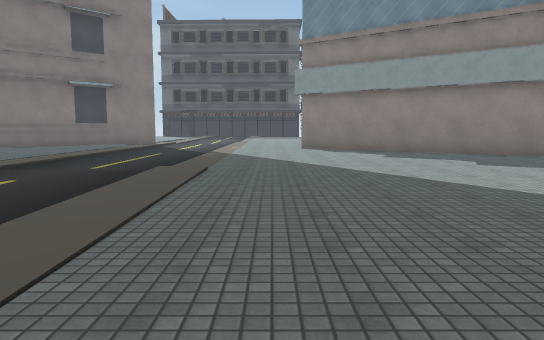
[1] (above)

24 first-person views from a walk through a 3-D level made in the Unity game engine. The camera is 1.3 m above the floor, tilts 6° down and sees 70° across. The floor is counted in squares, 2 m on a side. Each view is taken from the middle of a square. On the plan, view 1 faces up. The plan holds only what a view shows up to about 11 squares ahead; the rest is blank. The place goes on beyond the plan. The player is left out. Some surface patterns are stand-ins.

[2]
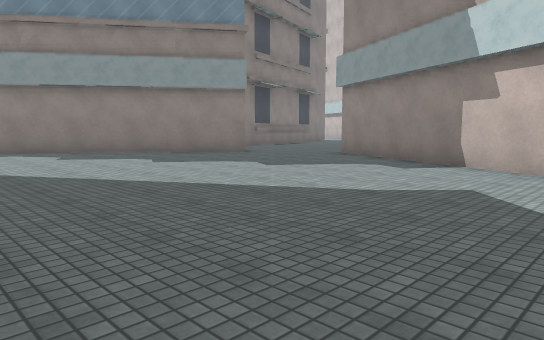

[3]
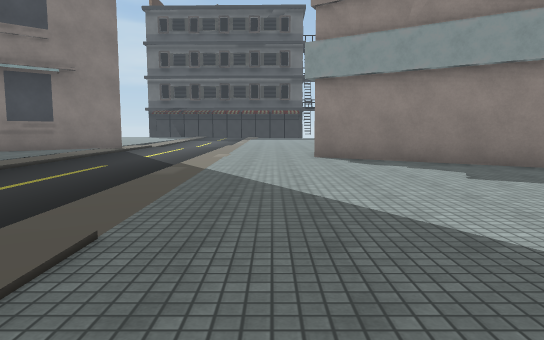

[4]
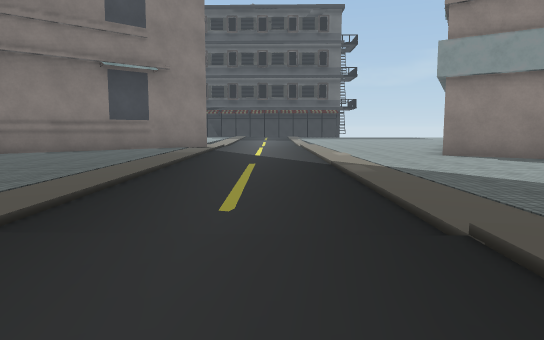

[5]
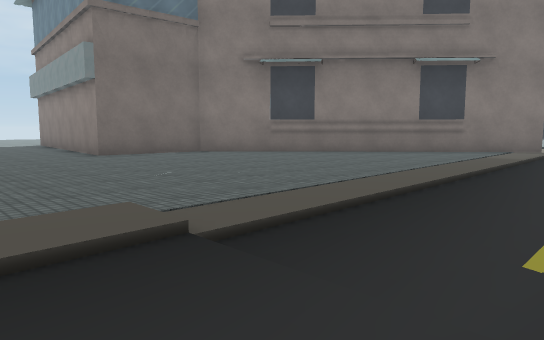

[6]
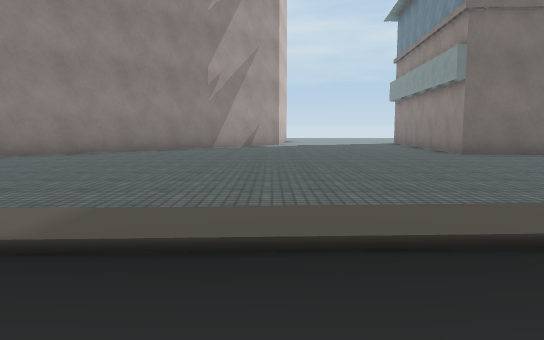

[7]
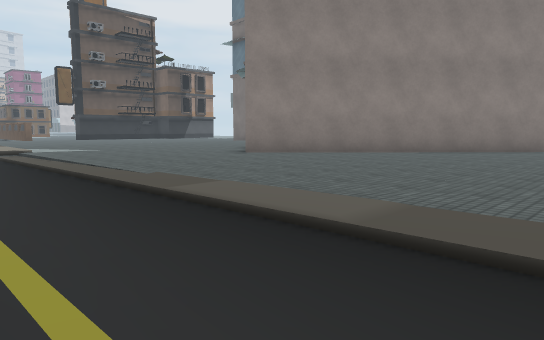

[8]
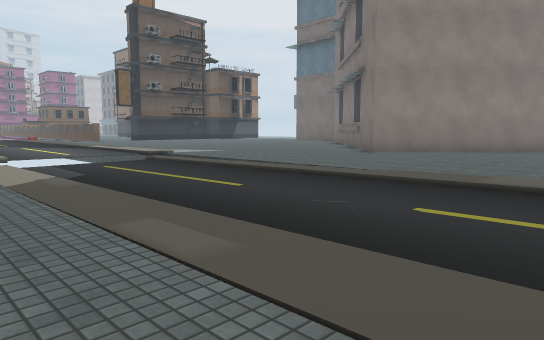

[9]
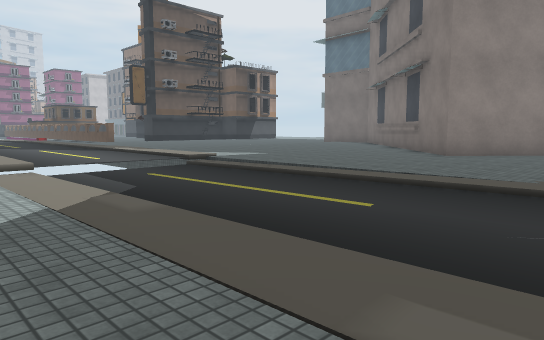

[10]
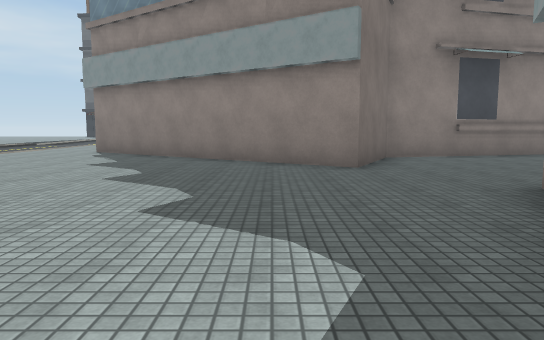

[11]
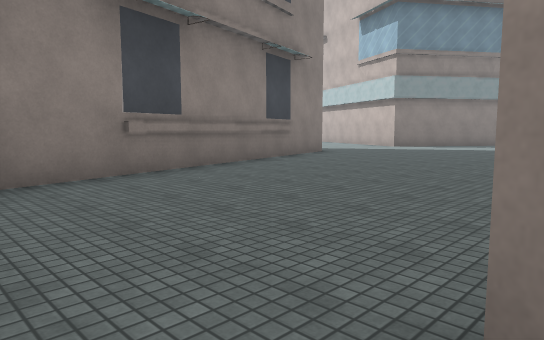

[12]
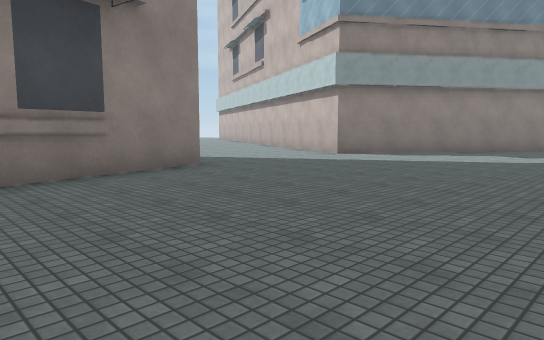

[13]
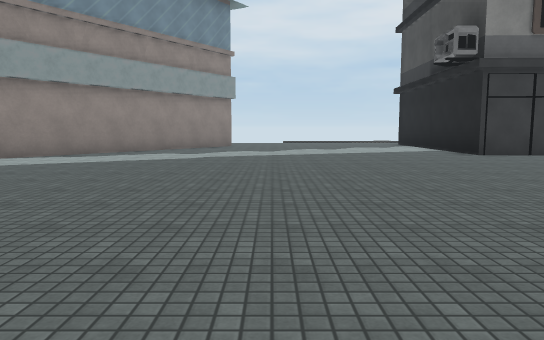

[14]
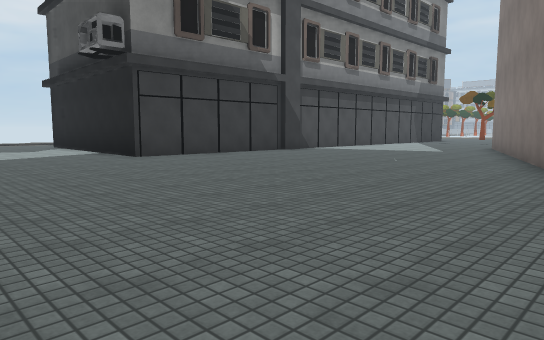

[15]
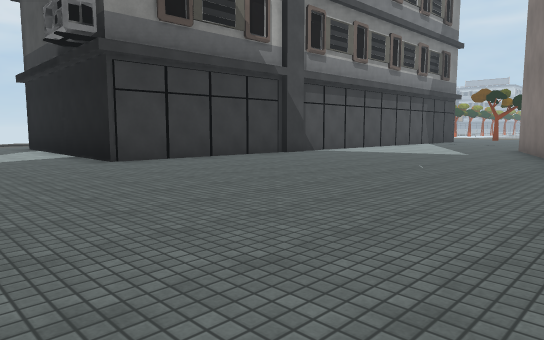

[16]
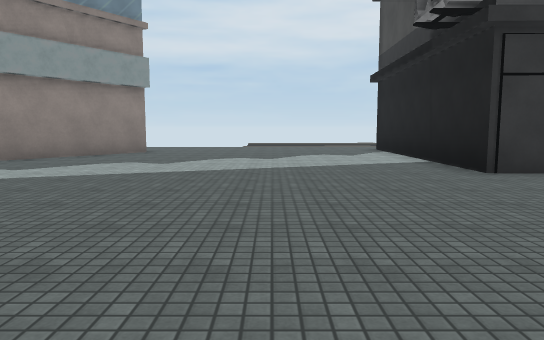

[17]
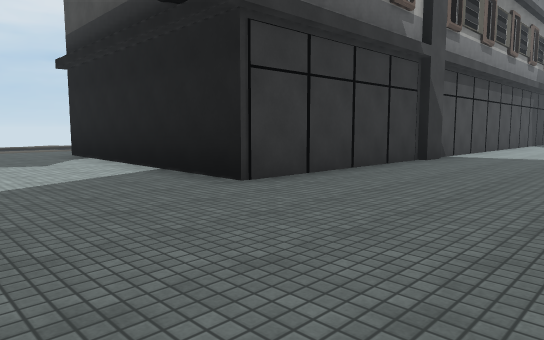

[18]
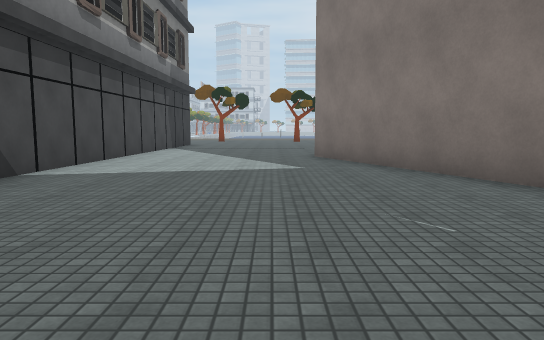

[19]
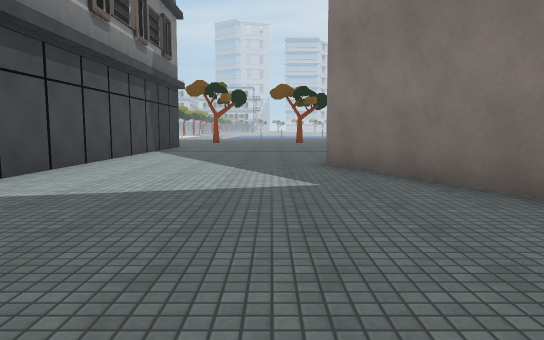

[20]
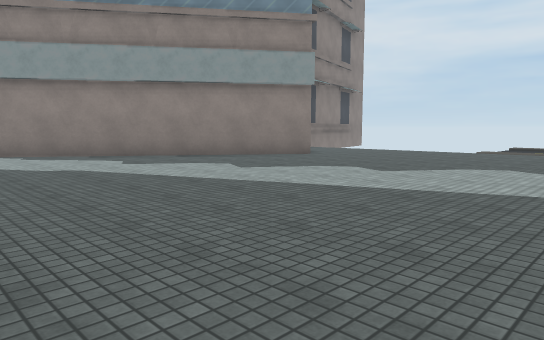

[21]
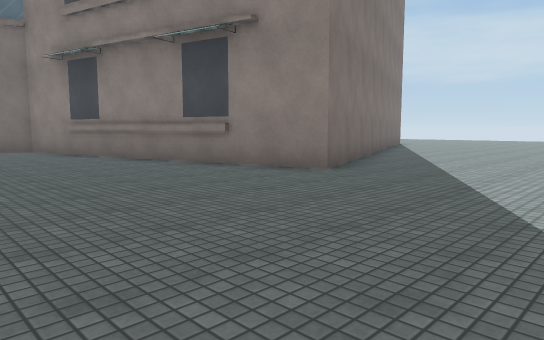

[22]
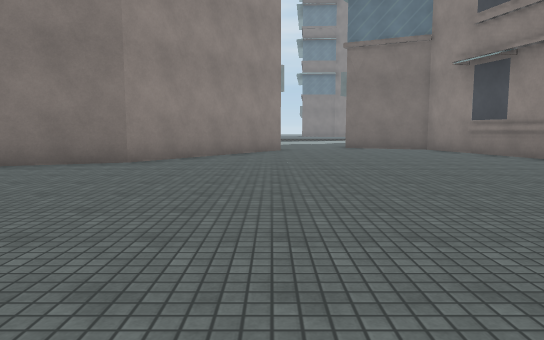

[23]
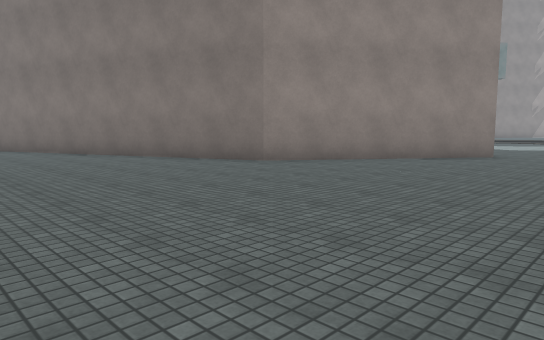

[24]
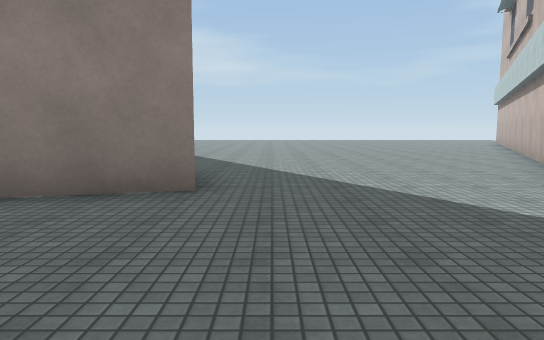

### Floor plan
Key: @ floor where view 1 was taken; # wall or solid block; . main floor; - floor 0.25 m lower than the main floor; / step, stairs or slope.
Columns run from 16 left of view 1 to 29 right of it. Each row starts with its distance up from view 1.
 17          ##/                   #........#
 16         ##./                   ##......
 15        ## ./--/...              #......
 14       ##.../--/...              ##....#
 13     ###..../--/..###          ####....##
 12     #....../--/....##    ######........###
 11    ##....../--/.....##  ##.# ............##
 10    #......./--/......####.................##
  9  ###......./--/........#...................##.
  8 .........../--/...............................
  7 .........../--/...............................
  6   ........//../..........#....................
  5   ........//../..........###..................
  4   ........//../.........## ##.................
  3   ........./../.........#   ##................
  2 #........../.-//.......##    ##........###....
  1 ##........./--//.......#      #........# #####
  0  ##......../--//@...          #........#
 -1   ##......./--//.             ##.......#
 -2    ##....../--//.              #.......#
 -3     ##...../--//.              ##......#
 -4      ##..../--//                #......#
 -5      #...../--//                #......#
 -6       ...../--//                ##.....#
 -7        ..../--//                 #.....#
 -8         ..//..//                 #.....#
 -9          .//../                   .....#
-10           //../                   .....#
-11            /../                   .....#
-12              ./                       ##

Positions as (right, up) in squares from view 1, and headings:
1: (0, 0), facing up
2: (0, 0), facing up-right
3: (0, 4), facing up
4: (-3, 4), facing up
5: (-3, 5), facing up-left
6: (-3, 4), facing left
7: (-3, 4), facing down-left
8: (0, 2), facing down-left
9: (0, 0), facing down-left
10: (6, 2), facing up
11: (8, 6), facing up-right
12: (13, 7), facing up-right
13: (13, 7), facing right
14: (14, 6), facing down-right
15: (15, 5), facing down-right
16: (17, 5), facing right
17: (19, 5), facing down-right
18: (19, 1), facing down
19: (19, -1), facing down
20: (20, 2), facing up-right
21: (21, 8), facing up-left
22: (21, 6), facing left
23: (19, 9), facing down-left
24: (18, 9), facing up
